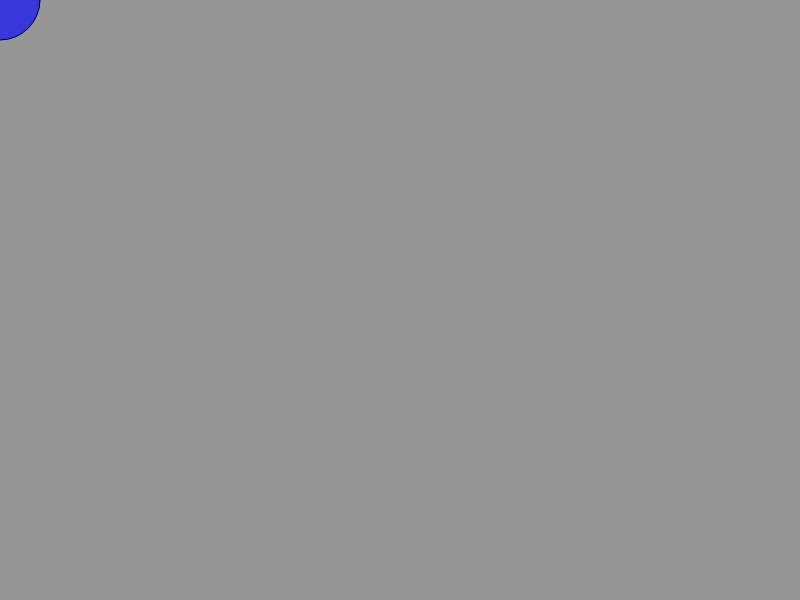
Frame 1 (no input)
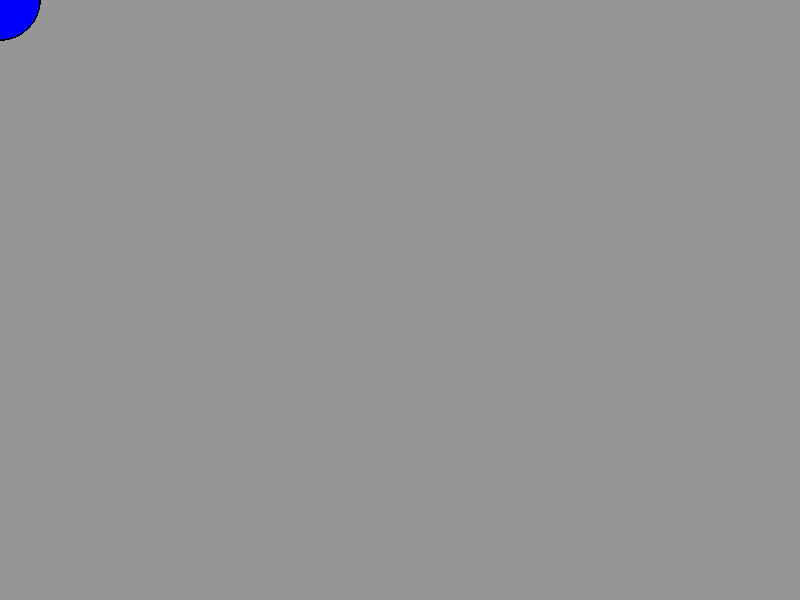
Frame 60 (no input)
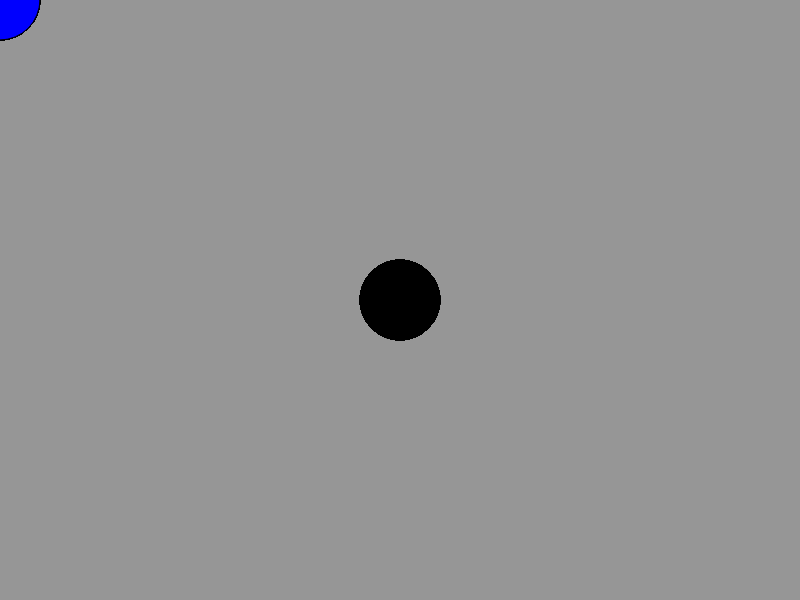
Frame 120 (the mouse pressed at the canvas centre since frame 60)

The p5.js sketch that drew these frames (run headless with seeded random() and noise() and a simulated clock; from frame 60 on, the mouse is pressed at the canvas centre):

// p5.js sketch
// ── sketch.js
function setup() {
  // put setup code here
  createCanvas(800, 600);
  background(150, 150, 150);
}

function draw() {
  //put drawing code here
  if (mouseIsPressed) {
    fill(0);
  }
  else {
    fill(0, 0, 255, 160);
  }
  ellipse(mouseX, mouseY, 80, 80)
}
